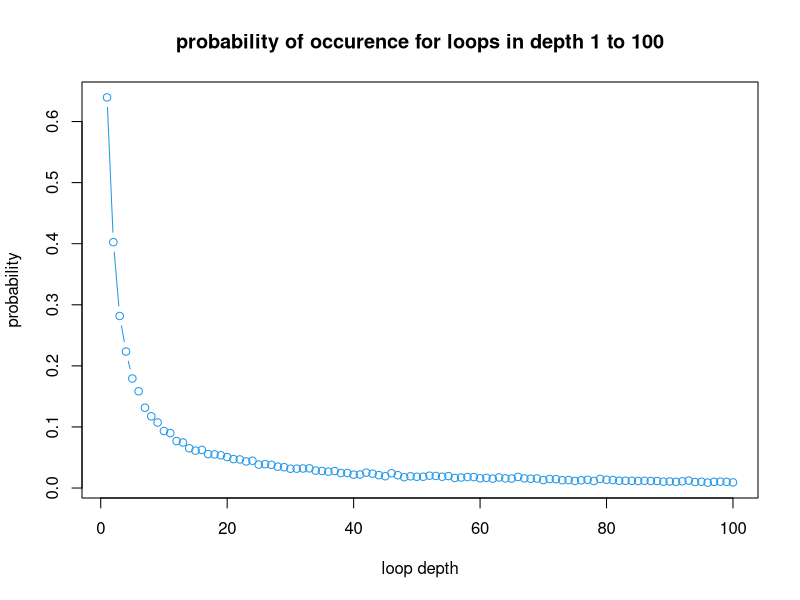

Generate this figure with R:
# Henry Blackwell (s2451994), Peijie Zeng (s2332799) , Jing Pan (s2312688)
# https://github.com/pj-rose/statistical-programming-2-10.13
# Henry: comments (+q4), giving logic for 1,2 & 5 (helping pj with the code) , 
# Peijie Zeng: most of coding and structure for 1,2,5 & 6, 
# Jing Pan : proof reading, error checking and explain mathematical property of the task 
#
# READ ME, All comments will be above the line in question (using one: # )
# for larger functions or if statements, etc: (using 2: ##)
# we may use multiple lines of comments for explanation
# 
pone=function(n,k,strategy,nreps=10000){
  # Labels our boxes from 1 to 2n, in a vector.
  boxes=1:(2*n)
  # a counter, to keep track of when a prisoner finds their number
  successes=0
  if(strategy==1){
    ## Strategy 1, the prisoner first opens the box labelled with the their prisoner 
    ## number, the card which has now been revealed will dictate the next box to open.
    ## this will be continued until the card with the same number as the prisoner number
    ## is found or the prisoner has run out of attempts ( = half the number of boxes) 
    # simulates a new instance of the room 'nreps' times
    for (i in 1:nreps){
      # Shuffles the cards to get a random instance
      cards=sample(2*n,2*n)
      # Uses the core_while function, which is a while loop , which is used 
      # for both strategy 1 & 2, this makes the code more concise, here the critical
      # argument is 1 (in the 2nd position) which means the first box chosen is the
      # the prisoners number, please see the core while function for more details
      successes=successes+core_while(n,1,k,cards)
    }
    # the core_while function returns the number of successes, which is then used
    # to calculate the probably by dividing by the number of simulations (nreps)
    prob=successes/nreps
    return(prob)
    
  }
  if(strategy==2){
    ## Strategy 2, a randomly selected first box but then a continuation in the 
    ##  style of Strategy 1, comments for strategy 1 apply identically when we have 
    ## the same variable names, the main difference is for argument 0 for core_while
    ## (I've omitted similar comments to strategy 1)
    for (i in 1:nreps){
      cards=sample(2*n,2*n)
      # here 0, makes the first box randomly selected
      successes=successes+core_while(n,0,k,cards)
    }
    prob=successes/nreps
    return(prob)
    
  }
  if(strategy==3){
    ## Strategy 3 is the most simplistic, only randomly picking boxes to open, 
    ## we achieve this via sampling without replacement , to stop the possibility of
    ## opening a box multiple times. Therefore, there isn't a requirement for knowing
    ## the last decision or any, allowing us to effectively open all boxes at the 
    ## same time this removes the need for a while loop (core_while) as seen in 
    ## strategy 1 & 2
    ## (I've omitted similar comments to strategy 1 & 2)
    for (i in 1:nreps){
      cards=sample(2*n,2*n)
      # we sample w/o replacement, half of the boxes
      opened_boxes=sample(2*n,n)
      # here in one go, we check if any card number equals the prisoner number
      if(any(opened_boxes==k)==TRUE)
        successes=successes+1
    }
    prob=successes/nreps
    return(prob)
  }
}



## a function which will be can called upon when using strategy 1 or 2 as to  
## make the code as a whole more concise and readable
## Arguments: n, number of attempts, p (is the same as k but relabeled )  
## and cards (same as card in pone and pall but relabeled).
## This function is effectively a while loop which checks if the card found in 
## a box equals the prisoner number, whilst the number of attempts is less than n.
## If not then we check the next box and so forth, as described in strategy 1 & 2.
core_while=function(n,attempts,p,cards)
{
  # tracks the times a prisoner finds their card
  success=0
  # this is to enter the while loop and get a random box 
  if (attempts==1)
  {
    ## gets the card number by opening the p-th box
    card_num=cards[p]
  }
  
  if (attempts==0)
  {
    # finds the card number by sampling from the cards
    card_num=sample(cards,1)
    # sets attempts to one, so we can enter the while loop 
    attempts=1
  }
  # the main part of the function, a while loop, whilst attempts are less than n
  while(attempts<n)
  {
    # if the card number equals the  prisoner number, p , then set success as 1
    if(card_num==p)
    {
      success=1
      # break the loop, as soon as prisoner has found their card
      break;
    }
    # if the if statement is false then go the next box
    else
    {
      # finds the new box and the new card number by indexing over the cards by 
      # the old card number (as the card_num position is the same as the box number)
      card_num=cards[card_num]
    }
    # increment attempts 
    attempts=attempts+1
  }
  # return if the prisoner was successful, 1 if yes 0 if not 
  return(success)
}


## a function pall which calculates the probability of all prisoners finding their card.
## arguments: n; (number of attempts, also half the number of prisoners or boxes);
## strategy 1,2  or 3 and number of repetitions. This function calculates the 
## probability of all prisoners finding their card.
pall=function(n,strategy,nreps)
{
  prisoners=1:(2*n)
  all_released=nreps
  # Strategy 1, see strategy==1 in pone for a full description
  if(strategy==1){
    for (i in 1:nreps){
      cards=sample(1:(2*n),2*n)
      # now we loop over each prisoner in prisoners checking if they find the card
      for (prisoner in prisoners)
      {
        # calling the core_while function, taking arguments from the for loop over nreps
        # and other parts inside or outside the strategy == 1 if statement
        if(core_while(n,1,prisoner,cards)==0)
        {
          # we start at all_released has a value of nreps, the negatively increment, if 
          # any prisoner is unsuccessful
          all_released=all_released-1
          # we break, as its pointless checking the other prisoners as they share each 
          # others fate 
          break
        }
      }
    }
    return(all_released/nreps)
  }
  ## Using strategy 2, as described in comments for pone
  ## I've omitted comments where there the same as other strategies
  if(strategy==2){
    for (i in 1:nreps)
    {
      cards=sample(1:(2*n),2*n)
      for (prisoner in prisoners)
      {
        # here attempts == 0 to access the corresponding part of core_while which 
        # randomly selects the first box 
        if(core_while(n,0,prisoner,cards)==0)
        {
          all_released=all_released-1
          break;
        }
      }
    }
    # we return the probability by calculating the successful outcomes over the total outcomes
    return(all_released/nreps)
    
  }
  ## Strategy 3, 
  ## again here we check all boxes simultaneously, 
  if (strategy==3)
  {
    for (i in 1:nreps)
    {
      cards=sample(1:(2*n),2*n)
      # Unlike pone we use a for loop over so we can check if each prisoner finds their
      # card 
      for (prisoner in prisoners)
      {
        # we sample without replacement n times
        opened_boxes=sample(1:(2*n),n)
        # then we check if any prisoners doesn't escape, then using 'all_released' to 
        # store this info
        if (any(opened_boxes==prisoner)==FALSE)
        {
          all_released=all_released-1
          break;
        }
      }
    }
    return(all_released/nreps)
  }
}



#Individual success probability
#n=5
#strategy 1 , 
pone(5,3,1,10000)
#strategy 2 
pone(5,3,2,10000) 
#strategy 3
pone(5,3,3,10000)
#n=50
#strategy 1, th
pone(50,3,1,10000)
#strategy 2, Its quite interesting that starting from a random box but using 
# a very similar strategy makes it significantly less effective 
pone(50,3,2,10000)
#strategy 3
pone(50,3,3,10000)
#Joint success probability
#n=5
#strategy 1, this should be near zero right, (1/2^10), yet its not weird, maybe 
# n is too small too, I wonder how pall (n=50) will turn out.
pall(5,1,10000) 
#strategy 2
pall(5,2,10000)
#strategy 3
pall(5,3,10000)
#n=50
# strategy 1, this is the most surprising result, as it seems that it should 
# roughly be a (1/2)^2n chance of escaping, which should be effectively zero, yet
# its around 0.31? This is counter-intuitive because it seems like the prisoners
# are independent of each other but using strategy 1, in fact they're dependent. 
pall(50,1,10000) 
#strategy 2, now we get a zero, maybe by starting at a random box, it makes the 
# prisoners independent again.
pall(50,2,10000)
#strategy 3, 
pall(50,3,10000)



dloop=function(n,nreps)
  ## This function, dloop , estimates, by simulation, the probability of each 
  ## loop length from 1 to 2n occurring at least once in a random shuffling of 
  ## cards to boxes arguments: n and nreps  
  ## outputs: a 2n-vector of probabilities.
  ## we use the formula:  u[u[· · · u[u[k]] · · · ]] = k. 
  ## to find loops of length k, using for loops to check each box
{
  boxes=1:(2*n)
  # creates an empty vector of length 2n to store the probabilities in
  occurence=rep(0,2*n)
  # simulates the problem nreps times
  for (i in 1:nreps)
  {
    # creates an empty vector of length 2n to store the probabilities in for each 
    # separate instance 
    occurence_time=rep(0,2*n) 
    cards=sample(boxes,2*n)
    # sets the search parameter to a depth of 1  e.g length of 1
    depth=1
    # relabeling for concision
    u=cards
    permutation_matrix=cards
    # using a while loop checks for loops of length up to  the theoretical limit  
    #
    # we create a (2n*2n) matrix, the permutation_matrix, where the columns are the
    # sequence of the cards found by opening the boxes sequentially in the style of
    # of strategy 1, the columns must be 2n tall in case we have a loop of length 2n
    # and it's 2n wide, In case we have 2n loops of length 1
    while(depth<2*n)
    {
      # finds the loop
      u=cards[u]
      # uses rbind to create the big matrix (as described above)
      permutation_matrix=rbind(permutation_matrix,u)
      # checks for the next loop which is 1 longer then the previous 
      depth=depth+1
    }
    for (box in boxes)
    {
      # records the simulated occurrence of the different depth (length) of the loops
      occurence_time[which(permutation_matrix[,box]==box)[1]]=1
    }
    # complies all the raw occurrences times together into one 2n long vector
    occurence=occurence+occurence_time
  }
  # takes each element in the vector and divides by reps to get it in a 
  # between 0 and 1, e.g. a probability 
  probs=occurence/nreps
  return(probs)
}




# calling the function dloop(), 
n=50 
nreps=10000
prob=dloop(n,nreps)
prob



## finds the probability that there is no loop longer than 50 
## arguments n and nreps
## some of this code is the same as dloop, so I've omitted the corresponding 
## code
dloop.check=function(n,nreps)
{
  boxes=1:(2*n)
  # sets the variable at 0, which will later be used to record loops less than 50
  less_50=0
  for (i in 1:nreps)
  {
    cards=sample(boxes,2*n)
    # an empty vector of length 2n for storing values
    depth_measure=rep(0,2*n)
    depth=1
    u=cards
    permutation_matrix=cards
    while(depth<2*n)
    {
      u=cards[u]
      permutation_matrix=rbind(permutation_matrix,u)
      depth=depth+1
    }
    for (box in boxes)
    {
      depth_measure[which(permutation_matrix[,box]==box)[1]]=1
    }
    ## depth_measure is recording the occurrence depth of the loop in each interaction
    if (any(depth_measure[(n+1):(2*n)]==1)==FALSE)
    {
      # records if there is no loop longer then 50 
      less_50=less_50+1
    }
  }
  # returns the prob that no loop is longer than 50
  return(less_50/nreps)
}
# gives the probability that there isn't a loop longer than 50
dloop.check(50,10000)

d=1:100 # a lovely 1/x graph 
plot(d,prob,type='b',col=4,xlab='loop depth',ylab='probability',main='probability of occurence for loops in depth 1 to 100')